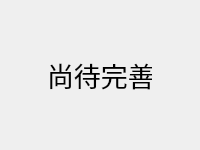
<?xml version="1.0" encoding="UTF-8"?>
<ui version="4.0">
 <class>Form</class>
 <widget class="QWidget" name="Form">
  <property name="geometry">
   <rect>
    <x>0</x>
    <y>0</y>
    <width>200</width>
    <height>150</height>
   </rect>
  </property>
  <property name="minimumSize">
   <size>
    <width>200</width>
    <height>150</height>
   </size>
  </property>
  <property name="maximumSize">
   <size>
    <width>200</width>
    <height>150</height>
   </size>
  </property>
  <property name="windowTitle">
   <string>尚待完善</string>
  </property>
  <property name="windowIcon">
   <iconset resource="icon_Trandict.qrc">
    <normaloff>:/icon/icon_Trandict.png</normaloff>:/icon/icon_Trandict.png</iconset>
  </property>
  <layout class="QVBoxLayout" name="verticalLayout">
   <item>
    <spacer name="verticalSpacer">
     <property name="orientation">
      <enum>Qt::Vertical</enum>
     </property>
     <property name="sizeHint" stdset="0">
      <size>
       <width>20</width>
       <height>31</height>
      </size>
     </property>
    </spacer>
   </item>
   <item>
    <layout class="QHBoxLayout" name="horizontalLayout">
     <item>
      <spacer name="horizontalSpacer">
       <property name="orientation">
        <enum>Qt::Horizontal</enum>
       </property>
       <property name="sizeHint" stdset="0">
        <size>
         <width>40</width>
         <height>20</height>
        </size>
       </property>
      </spacer>
     </item>
     <item>
      <widget class="QLabel" name="label">
       <property name="sizePolicy">
        <sizepolicy hsizetype="Fixed" vsizetype="Fixed">
         <horstretch>0</horstretch>
         <verstretch>0</verstretch>
        </sizepolicy>
       </property>
       <property name="minimumSize">
        <size>
         <width>105</width>
         <height>50</height>
        </size>
       </property>
       <property name="maximumSize">
        <size>
         <width>105</width>
         <height>16777215</height>
        </size>
       </property>
       <property name="font">
        <font>
         <family>Adobe 黑体 Std R</family>
         <pointsize>20</pointsize>
        </font>
       </property>
       <property name="autoFillBackground">
        <bool>false</bool>
       </property>
       <property name="text">
        <string>尚待完善</string>
       </property>
      </widget>
     </item>
     <item>
      <spacer name="horizontalSpacer_2">
       <property name="orientation">
        <enum>Qt::Horizontal</enum>
       </property>
       <property name="sizeHint" stdset="0">
        <size>
         <width>40</width>
         <height>20</height>
        </size>
       </property>
      </spacer>
     </item>
    </layout>
   </item>
   <item>
    <spacer name="verticalSpacer_2">
     <property name="orientation">
      <enum>Qt::Vertical</enum>
     </property>
     <property name="sizeHint" stdset="0">
      <size>
       <width>20</width>
       <height>31</height>
      </size>
     </property>
    </spacer>
   </item>
  </layout>
 </widget>
 <resources>
  <include location="icon_Trandict.qrc"/>
 </resources>
 <connections/>
</ui>
